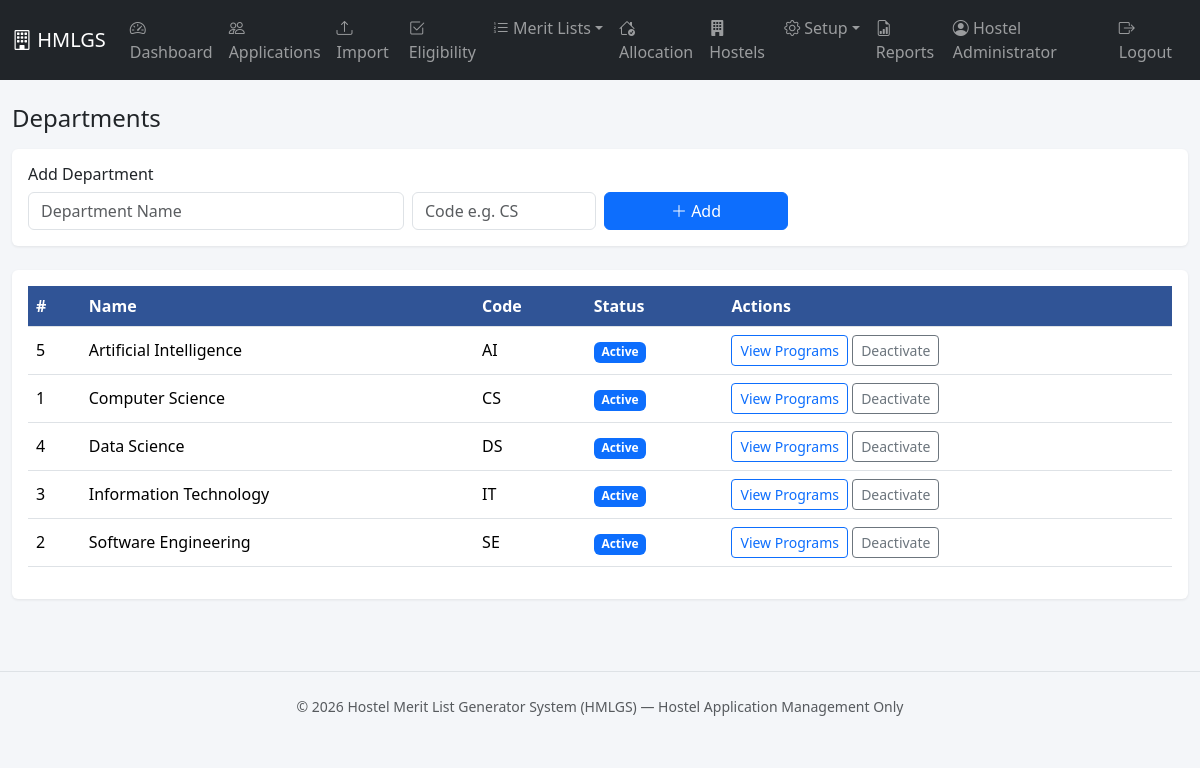
The app's page /departments/index.php (signed in), older data.
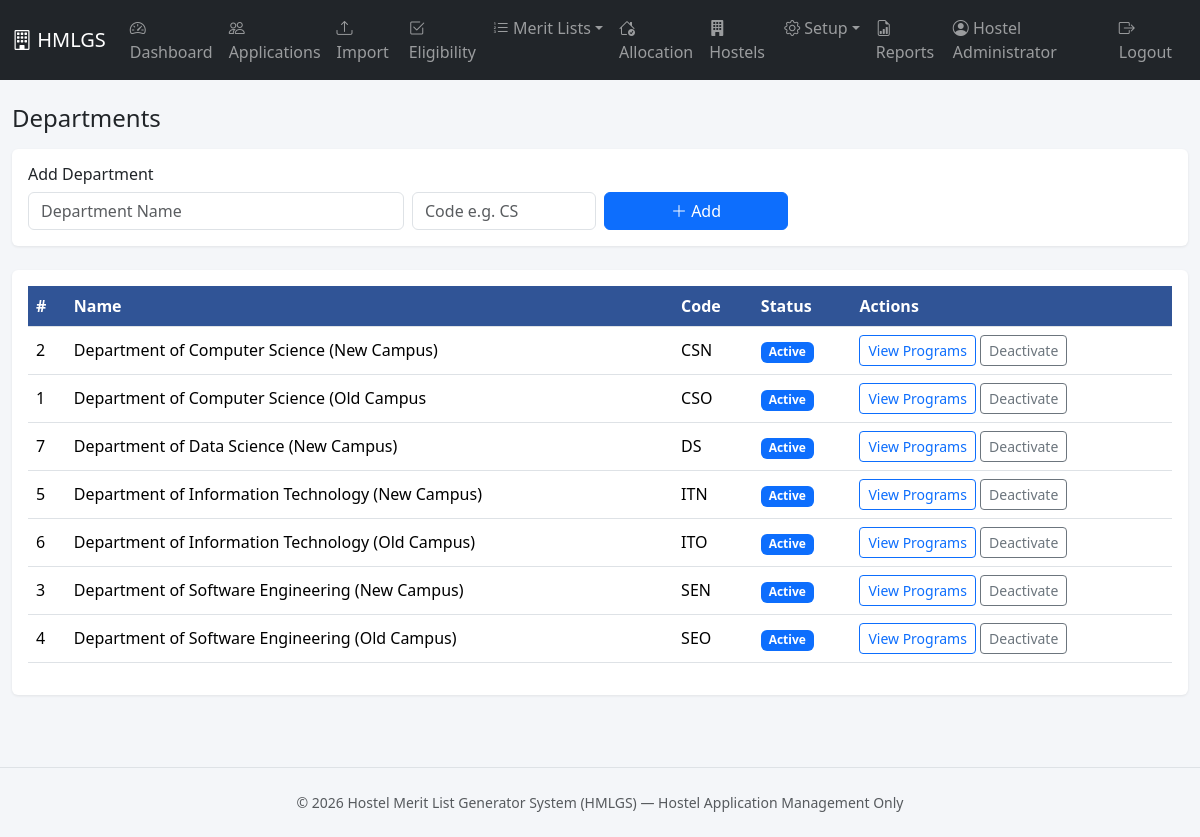
The same page, newer data.
### tables this page shows
CREATE TABLE departments (
    id INT AUTO_INCREMENT PRIMARY KEY,
    department_name VARCHAR(150) NOT NULL,
    department_code VARCHAR(20) NOT NULL UNIQUE,
    status ENUM('Active','Inactive') NOT NULL DEFAULT 'Active',
    created_at DATETIME NOT NULL DEFAULT CURRENT_TIMESTAMP,
    updated_at DATETIME NOT NULL DEFAULT CURRENT_TIMESTAMP ON UPDATE CURRENT_TIMESTAMP
);

### includes/functions.php (called while the page is built, shortened)
<?php
function e($value) {
    return htmlspecialchars($value ?? '', ENT_QUOTES, 'UTF-8');
}

### departments/index.php (the view, shortened to what this page needs)
<?php
require_once __DIR__ . '/../config/config.php';
$rows = $pdo->query("SELECT * FROM departments ORDER BY department_name")->fetchAll();
require __DIR__ . '/../includes/header.php';
require __DIR__ . '/../includes/navbar.php';
?>
<div class="container-fluid py-4">
  <h4 class="mb-3">Departments</h4>
  <div class="card p-3 mb-4">
    <h6>Add Department</h6>
    <form method="post" class="row g-2">
      <div class="col-md-4"><input type="text" name="department_name" class="form-control" placeholder="Department Name" required></div>
      <div class="col-md-2"><input type="text" name="department_code" class="form-control" placeholder="Code e.g. CS" required></div>
      <div class="col-md-2"><button class="btn btn-primary w-100"><i class="bi bi-plus-lg"></i> Add</button></div>
    </form>
  </div>
  <div class="card p-3">
    <table class="table table-hover align-middle">
      <thead><tr><th>#</th><th>Name</th><th>Code</th><th>Status</th><th>Actions</th></tr></thead>
      <tbody>
      <?php foreach ($rows as $d): ?>
        <tr>
          <td><?= $d['id'] ?></td>
          <td><?= e($d['department_name']) ?></td>
          <td><?= e($d['department_code']) ?></td>
          <td><span class="badge <?= $d['status']==='Active' ? 'bg-primary' : 'bg-secondary' ?>"><?= e($d['status']) ?></span></td>
          <td>
            <a href="<?= BASE_URL ?>programs/index.php?department_id=<?= $d['id'] ?>" class="btn btn-sm btn-outline-primary">View Programs</a>
            <form method="post" class="d-inline">
              <button class="btn btn-sm btn-outline-secondary"><?= $d['status']==='Active' ? 'Deactivate' : 'Activate' ?></button>
            </form>
          </td>
        </tr>
      <?php endforeach; ?>
      </tbody>
    </table>
  </div>
</div>
<?php require __DIR__ . '/../includes/footer.php'; ?>

### includes/header.php (shortened to what this page needs)
<!DOCTYPE html>
<html lang="en">
<head>
<link href="https://cdn.jsdelivr.net/npm/bootstrap@5.3.3/dist/css/bootstrap.min.css" rel="stylesheet">
<link href="https://cdn.jsdelivr.net/npm/bootstrap-icons@1.11.3/font/bootstrap-icons.css" rel="stylesheet">
<link href="<?= BASE_URL ?>assets/css/style.css" rel="stylesheet">
</head>
<body>

### includes/navbar.php (shortened to what this page needs)
<nav class="navbar navbar-expand-lg navbar-dark bg-dark sticky-top">
  <div class="container-fluid">
    <a class="navbar-brand" href="<?= BASE_URL ?>dashboard/index.php">
      <i class="bi bi-building"></i> HMLGS
    </a>
    <div class="collapse navbar-collapse" id="mainNav">
      <ul class="navbar-nav me-auto mb-2 mb-lg-0">
        <li class="nav-item"><a class="nav-link" href="<?= BASE_URL ?>dashboard/index.php"><i class="bi bi-speedometer2"></i> Dashboard</a></li>
        <li class="nav-item"><a class="nav-link" href="<?= BASE_URL ?>applications/index.php"><i class="bi bi-people"></i> Applications</a></li>
        <li class="nav-item"><a class="nav-link" href="<?= BASE_URL ?>imports/upload.php"><i class="bi bi-upload"></i> Import</a></li>
        <li class="nav-item"><a class="nav-link" href="<?= BASE_URL ?>eligibility/index.php"><i class="bi bi-check2-square"></i> Eligibility</a></li>
        <li class="nav-item dropdown">
          <a class="nav-link dropdown-toggle" href="#" role="button" data-bs-toggle="dropdown"><i class="bi bi-list-ol"></i> Merit Lists</a>
        </li>
        <li class="nav-item"><a class="nav-link" href="<?= BASE_URL ?>allocation/index.php"><i class="bi bi-house-check"></i> Allocation</a></li>
        <li class="nav-item"><a class="nav-link" href="<?= BASE_URL ?>hostels/index.php"><i class="bi bi-building-fill"></i> Hostels</a></li>
        <li class="nav-item dropdown">
          <a class="nav-link dropdown-toggle" href="#" role="button" data-bs-toggle="dropdown"><i class="bi bi-gear"></i> Setup</a>
        </li>
        <li class="nav-item"><a class="nav-link" href="<?= BASE_URL ?>reports/index.php"><i class="bi bi-file-earmark-bar-graph"></i> Reports</a></li>
      </ul>
      <ul class="navbar-nav">
        <li class="nav-item">
          <span class="nav-link text-light-50">
            <i class="bi bi-person-circle"></i> <?= e($_SESSION['full_name'] ?? 'Administrator') ?>
          </span>
        </li>
        <li class="nav-item"><a class="nav-link" href="<?= BASE_URL ?>logout.php"><i class="bi bi-box-arrow-right"></i> Logout</a></li>
      </ul>
    </div>
  </div>
</nav>

### includes/footer.php (shortened to what this page needs)
<footer class="text-center text-muted small py-4 mt-5 border-top">
  &copy; <?= date('Y') ?> <?= APP_NAME ?> &mdash; Hostel Application Management Only
</footer>
</body>
</html>

### assets/css/style.css (style rules this page uses)
body { background-color: #f4f6f9; }
.card { border: none; box-shadow: 0 1px 3px rgba(0,0,0,.08); }
table.table thead th { background-color: #305496; color: #fff; white-space: nowrap; }

Row changes from the older to the newer data that the page shows:
changed departments id 2: department_name "Software Engineering" → "Department of Computer Science (New Campus)"; department_code "SE" → "CSN"; moves up the list
changed departments id 1: department_name "Computer Science" → "Department of Computer Science (Old Campus"; department_code "CS" → "CSO"; moves down the list
added departments: id "7", department_name "Department of Data Science (New Campus)", department_code "DS", status "Active", shows "Deactivate"
changed departments id 5: department_name "Artificial Intelligence" → "Department of Information Technology (New Campus)"; department_code "AI" → "ITN"
added departments: id "6", department_name "Department of Information Technology (Old Campus)", department_code "ITO", status "Active", shows "Deactivate"
changed departments id 3: department_name "Information Technology" → "Department of Software Engineering (New Campus)"; department_code "IT" → "SEN"; moves down the list
changed departments id 4: department_name "Data Science" → "Department of Software Engineering (Old Campus)"; department_code "DS" → "SEO"
